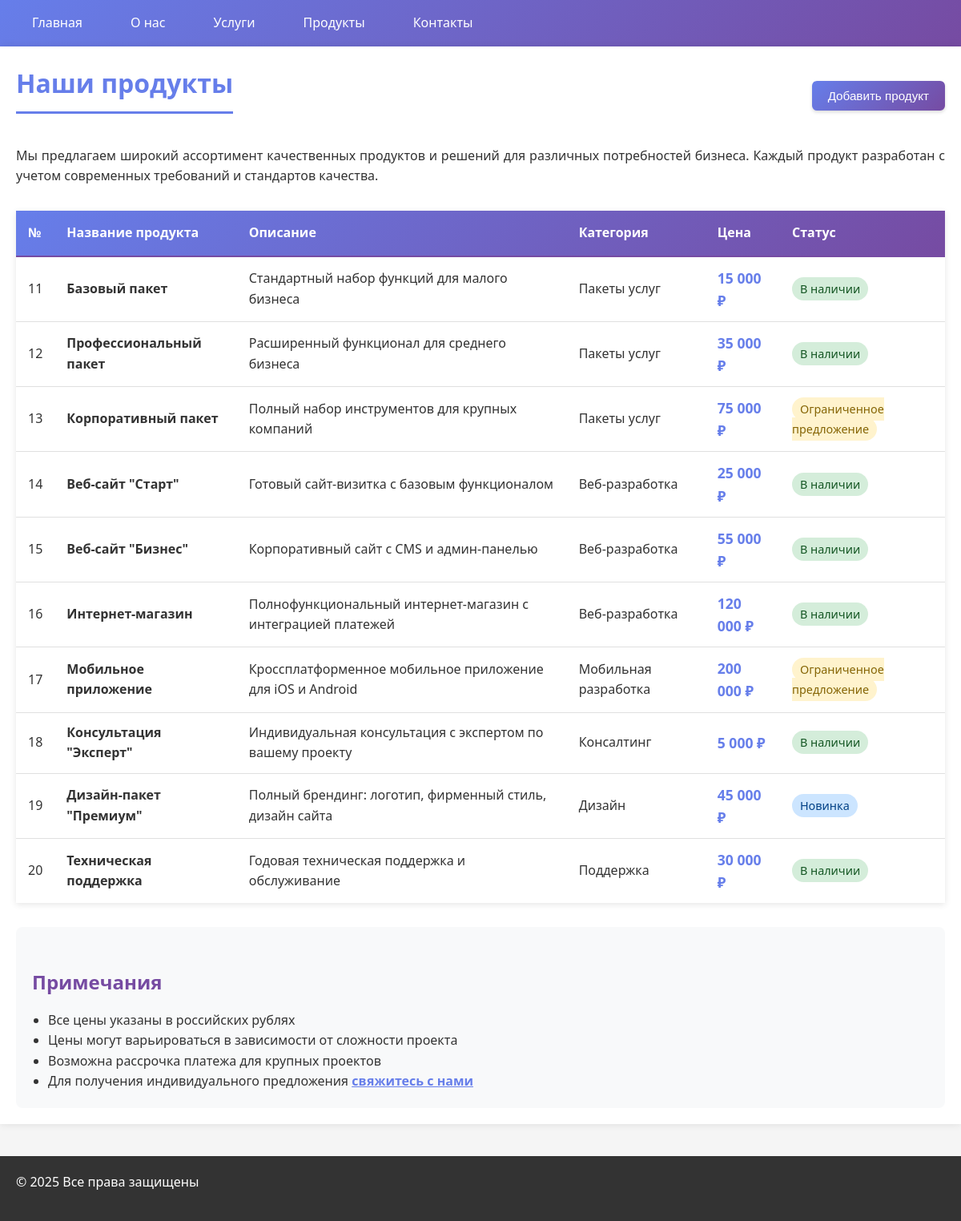
/products/, run on an earlier commit of the app's database.
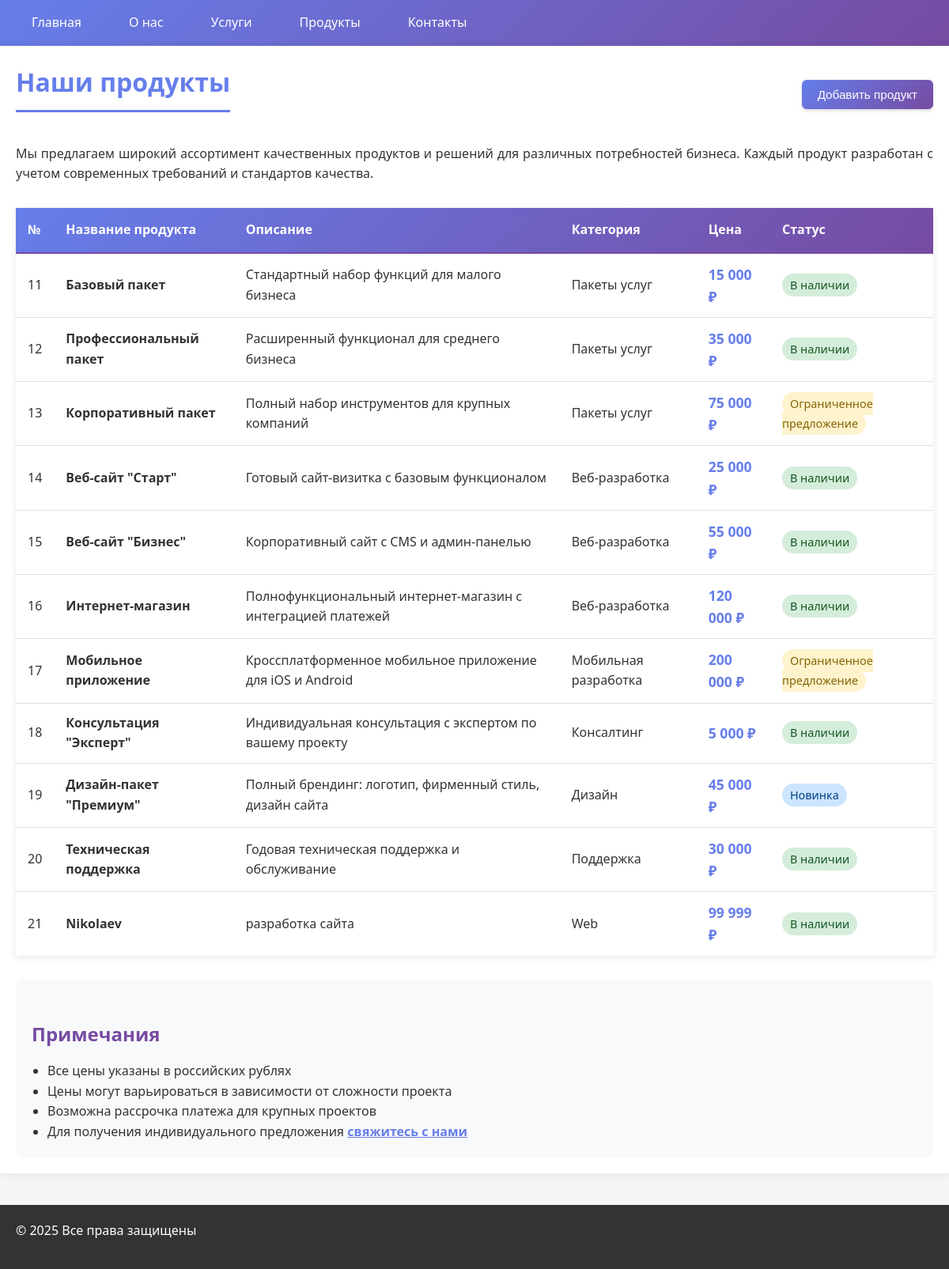
And on a later commit of the database.
### helloWorld/models.py (models this page shows, shortened)
class Product(models.Model):
    STATUS_CHOICES = [
        ('available', 'В наличии'),
        ('limited', 'Ограниченное предложение'),
        ('new', 'Новинка'),
    ]
    name = models.CharField(max_length=200, verbose_name='Название продукта')
    description = models.TextField(verbose_name='Описание')
    category = models.CharField(max_length=100, verbose_name='Категория')
    price = models.DecimalField(max_digits=10, decimal_places=2, verbose_name='Цена')
    status = models.CharField(
        max_length=20,
        choices=STATUS_CHOICES,
        default='available',
        verbose_name='Статус'
    )
    created_at = models.DateTimeField(auto_now_add=True, verbose_name='Дата создания')
    updated_at = models.DateTimeField(auto_now=True, verbose_name='Дата обновления')
    class Meta:
        verbose_name = 'Продукт'
        verbose_name_plural = 'Продукты'
        ordering = ['id']
    def get_status_class(self):
        status_map = {
            'available': 'status-available',
            'limited': 'status-limited',
            'new': 'status-new',
        }
        return status_map.get(self.status, 'status-available')
    def get_formatted_price(self):
        return f"{self.price:,.0f} ₽".replace(',', ' ')

### helloWorld/views.py (the view, shortened to what this page needs)
# urls.py: path('products/', views.products, name='products'),
def products(request):
    errors = {}
    form_data = {
        'name': '',
        'description': '',
        'category': '',
        'price': '',
        'status': 'available',
    }
    products_list = Product.objects.all()
    context = {
        'products': products_list,
        'form_errors': errors,
        'form_data': form_data,
        'status_choices': Product.STATUS_CHOICES,
    }
    return render(request, 'helloWorld/products.html', context)

### helloWorld/templates/helloWorld/products.html (shortened to what this page needs)
{% extends 'helloWorld/base.html' %}
{% block content %}
<div class="products-header">
    <h1>Наши продукты</h1>
    <button type="button" id="openAddProductModal" class="primary-button">Добавить продукт</button>
</div>
<div style="margin-bottom: 30px;">
    <p>
        Мы предлагаем широкий ассортимент качественных продуктов и решений для различных
        потребностей бизнеса. Каждый продукт разработан с учетом современных требований
        и стандартов качества.
    </p>
</div>
<table class="products-table">
    <thead>
        <tr>
            <th>№</th>
            <th>Название продукта</th>
            <th>Описание</th>
            <th>Категория</th>
            <th>Цена</th>
            <th>Статус</th>
        </tr>
    </thead>
    <tbody>
        {% for product in products %}
        <tr>
            <td>{{ product.id }}</td>
            <td><strong>{{ product.name }}</strong></td>
            <td>{{ product.description }}</td>
            <td>{{ product.category }}</td>
            <td class="price">{{ product.get_formatted_price }}</td>
            <td><span class="status {{ product.get_status_class }}">{{ product.get_status_display }}</span></td>
        </tr>
        {% empty %}
        <tr>
            <td colspan="6" style="text-align: center; padding: 30px; color: #666;">
                Продукты пока не добавлены в базу данных.
            </td>
        </tr>
        {% endfor %}
    </tbody>
</table>
<div style="background-color: #f8f9fa; padding: 20px; border-radius: 8px; margin-top: 30px;">
    <h2>Примечания</h2>
    <ul style="margin-top: 10px; padding-left: 20px;">
        <li>Все цены указаны в российских рублях</li>
        <li>Цены могут варьироваться в зависимости от сложности проекта</li>
        <li>Возможна рассрочка платежа для крупных проектов</li>
        <li>Для получения индивидуального предложения <a href="{% url 'contact' %}" style="color: #667eea; font-weight: bold;">свяжитесь с нами</a></li>
    </ul>
</div>
{% endblock %}

### helloWorld/templates/helloWorld/base.html (shortened to what this page needs)
<!DOCTYPE html>
<html lang="ru">
<head>
</head>
<body>
    <header>
        <nav>
            <ul>
                <li><a href="{% url 'home' %}">Главная</a></li>
                <li><a href="{% url 'about' %}">О нас</a></li>
                <li><a href="{% url 'services' %}">Услуги</a></li>
                <li><a href="{% url 'products' %}">Продукты</a></li>
                <li><a href="{% url 'contact' %}">Контакты</a></li>
            </ul>
        </nav>
    </header>
    <div class="container">
        {% block content %}{% endblock %}
    </div>
    <footer>
        <p>&copy; 2025 Все права защищены</p>
    </footer>
</body>
</html>

### helloWorld/templates/helloWorld/base.html (style rules this page uses)
* { margin: 0; padding: 0; box-sizing: border-box; }
body { font-family: 'Segoe UI', Tahoma, Geneva, Verdana, sans-serif; line-height: 1.6; color: #333; background-color: #f5f5f5; }
header { background: linear-gradient(135deg, #667eea 0%, #764ba2 100%); color: white; padding: 1rem 0; box-shadow: 0 2px 5px rgba(0,0,0,0.1); }
nav { max-width: 1200px; margin: 0 auto; padding: 0 20px; }
nav ul { list-style: none; display: flex; flex-wrap: wrap; gap: 20px; }
nav a { color: white; text-decoration: none; padding: 10px 20px; border-radius: 5px; transition: background-color 0.3s; }
.container { max-width: 1200px; margin: 0 auto; padding: 20px; background-color: white; min-height: calc(100vh - 200px); box-shadow: 0 0 10px rgba(0,0,0,0.1); }
footer { background-color: #333; color: white; text-align: center; padding: 20px; margin-top: 40px; }
h1 { color: #667eea; margin-bottom: 20px; border-bottom: 3px solid #667eea; padding-bottom: 10px; }
h2 { color: #764ba2; margin-top: 30px; margin-bottom: 15px; }
p { margin-bottom: 15px; text-align: justify; }

### helloWorld/templates/helloWorld/products.html (style rules this page uses)
.products-table { width: 100%; border-collapse: collapse; margin: 30px 0; box-shadow: 0 2px 8px rgba(0,0,0,0.1); background-color: white; }
.products-table thead { background: linear-gradient(135deg, #667eea 0%, #764ba2 100%); color: white; }
.products-table th { padding: 15px; text-align: left; font-weight: 600; border-bottom: 2px solid #764ba2; }
.products-table td { padding: 12px 15px; border-bottom: 1px solid #e0e0e0; }
.products-table tbody tr:last-child td { border-bottom: none; }
.price { font-weight: bold; color: #667eea; font-size: 1.1em; }
.status { padding: 5px 10px; border-radius: 15px; font-size: 0.9em; font-weight: 500; }
.status-available { background-color: #d4edda; color: #155724; }
.status-limited { background-color: #fff3cd; color: #856404; }
.status-new { background-color: #cce5ff; color: #004085; }
.products-header { display: flex; justify-content: space-between; align-items: center; gap: 20px; margin-bottom: 20px; }
.primary-button { background: linear-gradient(135deg, #667eea 0%, #764ba2 100%); color: white; border: none; border-radius: 6px; padding: 10px 20px; cursor: pointer; font-size: 0.95rem; font-weight: 500; box-shadow: 0 2px 4px rgba(0, 0, 0, 0.15); transition: opacity 0.2s, transform 0.1s, box-shadow 0.1s; }

What changed in the data, as far as the page shows it:
added Product: id "21", name "Nikolaev", description "разработка сайта", category "Web", get_formatted_price "99 999 ₽", status "В наличии"
